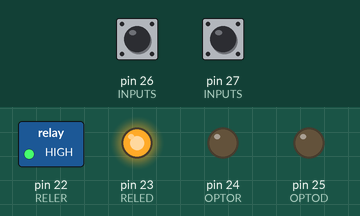
Simulated run of this sketch. Board: Arduino Mega 2560, built with avr-gcc and run on an emulated ATmega2560. Shown: switched loads named in the sketch (green lamp = pin HIGH), output pins drawn as LEDs (lit = HIGH). The test bench sets the inputs (shaded band); at power-on: pin 26 (INPUTS) HIGH, pin 27 (INPUTS) HIGH.

Above: at 1.2 s.
1.3 s: pin 26 (INPUTS) pulled LOW for 1 s
At 2.6 s:
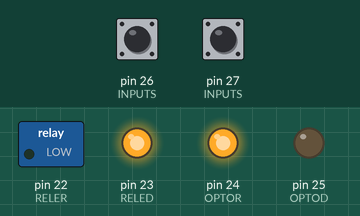
5.3 s: pin 27 (INPUTS) pulled LOW for 3.2 s
At 7.8 s:
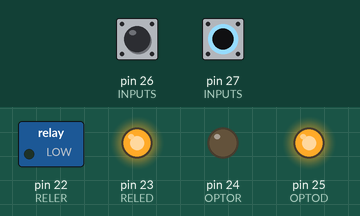
At 12.8 s:
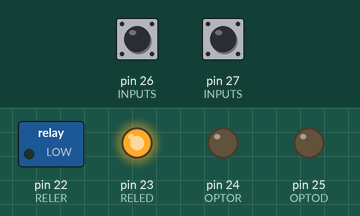
Timing chart, 0 to 28.4 s (numbered marks = the images above; inputs shaded):
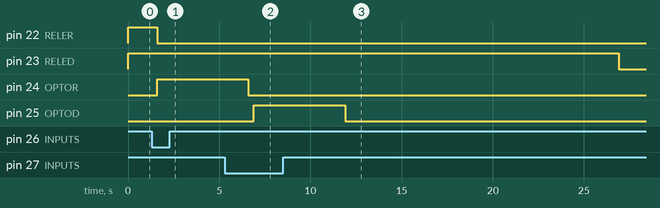

Measured:
- after the input at 1.3 s, pin 22 (RELER): HIGH → LOW after 0.30 s; pin 24 (OPTOR): LOW → HIGH after 0.30 s
- after the input at 5.3 s, pin 23 (RELED): HIGH → LOW after 21.6 s; pin 25 (OPTOD): LOW → HIGH after 1.6 s, → LOW 5.0 s later

The sketch:

08_RompecabezasyDioses.ino
```cpp
/* ROMPECABEZAS_Y_DIOSES_07
 *
 * MEGA, SENSORES DE VENTANA, RELES, OPTOS
 *
 */

//EDITABLE
#define SPRINT      false
#define NEED_REPOSO false
#define ROMPE    26
#define DIOSE    27
#define RELER    22
#define RELED    23
#define OPTOR    24
#define OPTOD    25

#define DS       30


const int N_INPUTS = 2;
const int INPUTS[N_INPUTS] = {ROMPE,DIOSE};
const int INPUTS_ISTATE[N_INPUTS] = {1,1};
const int N_OUTPUTS = 4;
const int OUTPUTS[N_OUTPUTS] = {RELER,RELED,OPTOR,OPTOD};
const int OUTPUTS_ISTATE[N_OUTPUTS] = {1,1,0,0};

boolean vdios = true;
boolean vromp = true;

//OBJETOS

//NO EDITABLE
boolean reposo = false;
boolean activo = false;
boolean resuelto = false;
unsigned long timer_print = 0;
////////////////////////////////////SETUP///////////////////////////////
//NO EDITABLE
void setup() {
  if(SPRINT){Serial.begin(9600);}
//declara entradas
  for(int a = 0;a < N_INPUTS;a++){
    pinMode(INPUTS[a] , INPUT);
    digitalWrite(INPUTS[a] , INPUTS_ISTATE[a]);
  }
//declara salidas
  for(int a = 0;a < N_OUTPUTS;a++){
    pinMode(OUTPUTS[a] , OUTPUT);
    digitalWrite(OUTPUTS[a] , OUTPUTS_ISTATE[a]);
  }
//si necesita reposo
  if(NEED_REPOSO){reposo=true;activo=false;resuelto=false;}else{reposo=false;activo=true;resuelto=false;}
//EDITABLE
}

///////////////////////////////////////LOOP//////////////////////////////////////////
void loop() {
  if_reposo();
  if_activo();
  if_resuelto();
  showme();
}

////////////////////////////////////////FUNCIONES///////////////////////////////////
//EDITABLE
void if_reposo()
{
  if(reposo){
  }
}

void if_activo()
{
  if(activo){
    if(check(0,ROMPE,DS)){if(check(0,ROMPE,DS)){digitalWrite(RELER,LOW);if(vromp){vromp=false;digitalWrite(OPTOR,HIGH);delay(5000);digitalWrite(OPTOR,LOW);}}}
    if(check(0,DIOSE,DS)){if(check(0,DIOSE,DS)){if(vdios){vdios=false;digitalWrite(OPTOD,HIGH);delay(5000);digitalWrite(OPTOD,LOW);delay(15000);digitalWrite(RELED,LOW);}}}
  }
}

void if_resuelto()
{
}

void showme ()
{
  if(SPRINT && millis() - timer_print > 1000)
  {
    Serial.println("------NUEVA MEDICION------");
    Serial.print("Rompe: ");
    Serial.println(check(0, ROMPE ,DS));
    Serial.print("Dioses: ");
    Serial.println(check(0, DIOSE ,DS));
    timer_print = millis();
    }
  }

//NO EDITABLE
//comprueba el estado de un sensor
boolean check (boolean cual, int entrada, int ds)
{
  boolean resu = false;
  int contador = 0;
  if(cual){ while(digitalRead(entrada) == 1 && resu == false){delay(ds);contador++;if(contador == 5){resu = true;}}
  }else{    while(digitalRead(entrada) == 0 && resu == false){delay(ds);contador++;if(contador == 5){resu = true;}}}
  return resu;
}
```
